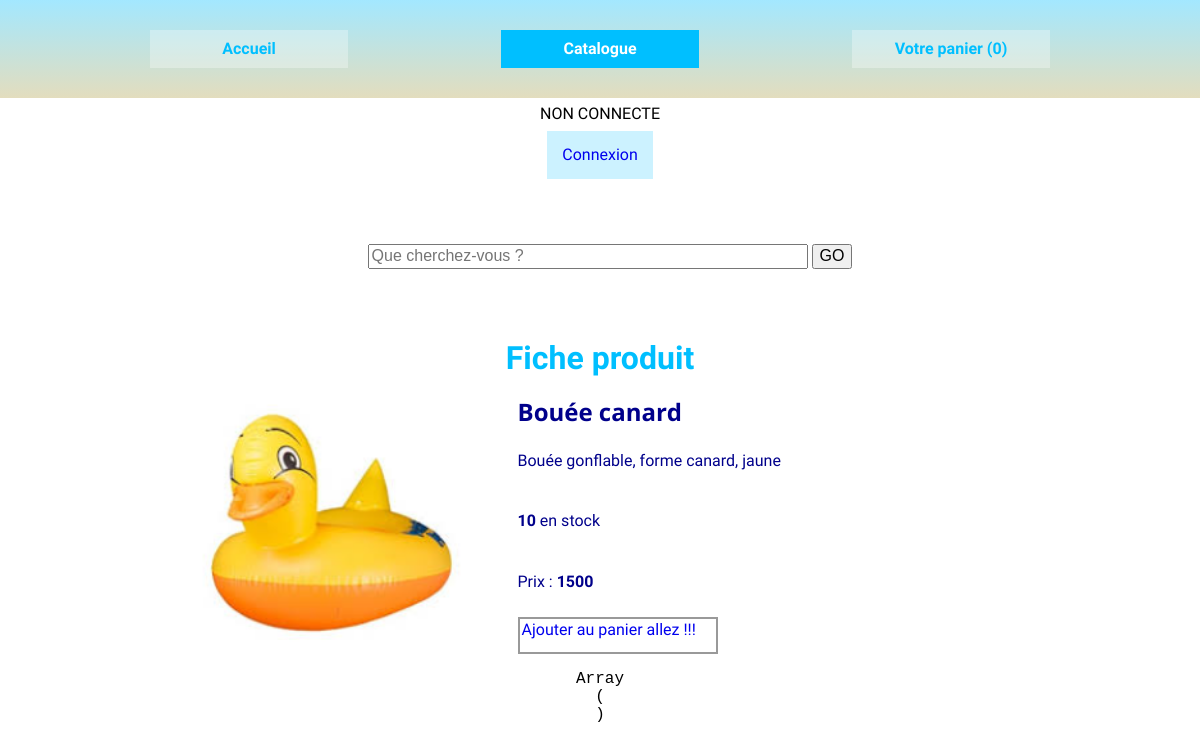
Page /public/produit.php?id=1 on the earlier database version.
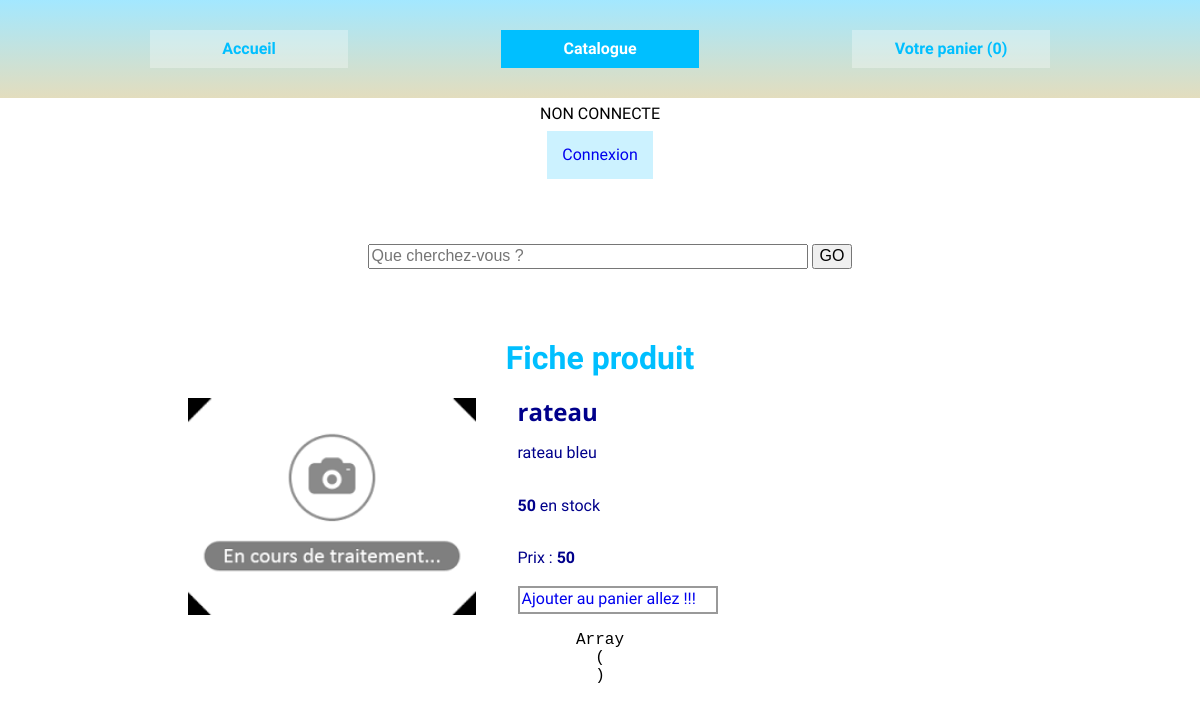
Same page on the later database version.
### tables this page shows
CREATE TABLE `product` (
  `id` int(4) NOT NULL COMMENT 'id',
  `name` varchar(250) NOT NULL COMMENT 'nom produit',
  `price` int(11) NOT NULL COMMENT 'prix en centimes',
  `description` mediumtext NOT NULL COMMENT 'description',
  `photo` varchar(250) NOT NULL DEFAULT 'nophoto.png' COMMENT 'photo',
  `quantity` int(11) NOT NULL COMMENT 'quantité',
  `is_active` tinyint(1) NOT NULL COMMENT 'actif'
);

### public/produit.php (called while the page is built, shortened)
<?php
$id = $_GET['id'];
include '../views/ficheProduit.phtml.php';

### services/mystoreServices.php (called while the page is built, shortened)
<?php
function getProductById($id) {
	$db = connexion();
	$select = "SELECT * FROM product where id = {$id}";
	$statement = $db->prepare($select);
	$statement->execute();
	$product = $statement->fetch(\PDO::FETCH_ASSOC);
	return $product;
}

### views/ficheProduit.phtml.php (the view)
<?php include 'head.phtml.php'; ?>
	<main id="catalogue" class="container">
		<h1>Fiche produit</h1>
		<section id="produit" class="flex">
			<?php $product = getproductById($id) ?>
			<img src="img/<?=$product['photo'] ?>" alt="Pas de photo">
			<article class="flex width50">
				<h2 class="width50"><?=$product['name'] ?> </h2>
				<p class="width50"> <?=$product['description'] ?></p>
				<p class="width50"> <span><?=$product['quantity'] ?></span> en stock</p>
				<p class="width50"> Prix : <span><?=$product['price'] ?></span></p>
				<a href="ajoutPanier.php?id=<?=$product['id']?>" class="width50">Ajouter au panier allez !!!</a>
			</article>
		</section>
	</main>
</body>
<?php include 'footer.phtml.php'; ?>

### views/head.phtml.php (shortened to what this page needs)
<!DOCTYPE html>
<html lang="fr" id="accueil">
<head>
	<link rel="stylesheet" type="text/css" href="../public/css/mystore.css">
	<link rel="stylesheet" type="text/css" href="../public/css/normalize.css">
</head>
<body>
	<head>
		<nav class="flex">
			<a href="home.php" >Accueil</a>
			<a href="catalogue.php" class="active">Catalogue</a>
			<a href="panier.php">Votre panier
				<?php if ( isset($_SESSION['cart']) ) : ?>
					(<?=count($_SESSION['cart']);?> )
				<?php else : ?>
					(0)
				<?php endif; ?>
			</a>
		</nav>
		<section class="user flex login">
			<?php if ( !isset($_SESSION['id']) ) : ?>
					<p>NON CONNECTE</p>
					<a href="login.php" class="login">Connexion</a>
			<?php else : ?>
				<?php $user = getUserById($_SESSION['id']) ?>
				<p><?=$user['firstname']?> connecté</p>
				<a href="logoff.php" class="login">Dé connexion</a>
			<?php endif; ?>
		</section>
		<form method="GET" action="recherche.php">
			<label for="rechArticle"></label>
			<input type="text"  id="rechArticle" name="findProduct" placeholder="Que cherchez-vous ?">
			<button type="submit" classe="rech">GO</button>
		</form>
	</head>

### views/footer.phtml.php
<footer>
	<?php pre($_SESSION) ?>
</footer>
</html>

### services/tools.php
<?php
function pre($trukmuch) {
	echo '<pre>';
	print_r ($trukmuch);
	echo '</pre>';
}

### public/css/mystore.css (style rules this page uses)
* { box-sizing : border-box; }
a { text-decoration: none; }
.flex { display : flex; flex-wrap : wrap; flex-direction : row; justify-content : space-between; }
.container { width : 1100px; margin : 0 auto; color : DarkBlue; }
body { text-align : center; font-family: 'Kavivanar', cursive; margin : 0; }
a.active { background-color : DeepSkyBlue; color : white; border : none; }
h1 { color : DeepSkyBlue; }
h2 { background-color: BurlyWood; color : DarkBlue; }
h1, h2 { text-align: center; margin : 10px auto; }
nav a { text-decoration: none; padding : 10px; border : 0px solid DarkBlue; background-color: rgba(256,256,256,0.3); color : DeepSkyBlue; font-weight : bold; width : 22%; }
nav { background-color : rgba(0,191,255,0.2); background-image: linear-gradient( rgba(0,191,255,0.2), rgba(250,200,125,0.5)); padding : 30px 150px; }
section.user a { padding : 15px; display : inline-block; margin : 0 auto; background-color : rgba(0,191,255,0.2); }
section.user p { padding : 2px; margin : 5px auto; width : 100%; }
#accueil section { width : 75%; margin : 0 auto; }
form { margin-top : 15px; padding : 50px; }
form label { margin-bottom: 15px; width : 45%; text-align : left; padding-left : 20px; }
form input { width : 40%; }
section#produit { text-align : left; }
section#produit img { width : 35%; }
section#produit span { font-weight: bold; }
section#produit h2 { font-family: 'Open Sans', sans-serif; background-color: white; text-align: left; padding : 0; margin : 0; }
section#produit article.flex { display : flex; flex-wrap : wrap; flex-direction : rows; justify-content : space-between; }
section#produit a { border : 2px solid #999 ; padding : 2px; width : 200px; }
.width50 { width : 60%; }

Differences in the rows shown:
changed product: photo: picture removed, a placeholder shows; name "Bouée canard" → "rateau"; description "Bouée gonflable, forme canard, jaune" → "rateau bleu"; quantity "10" → "50"; price "1500" → "50"
